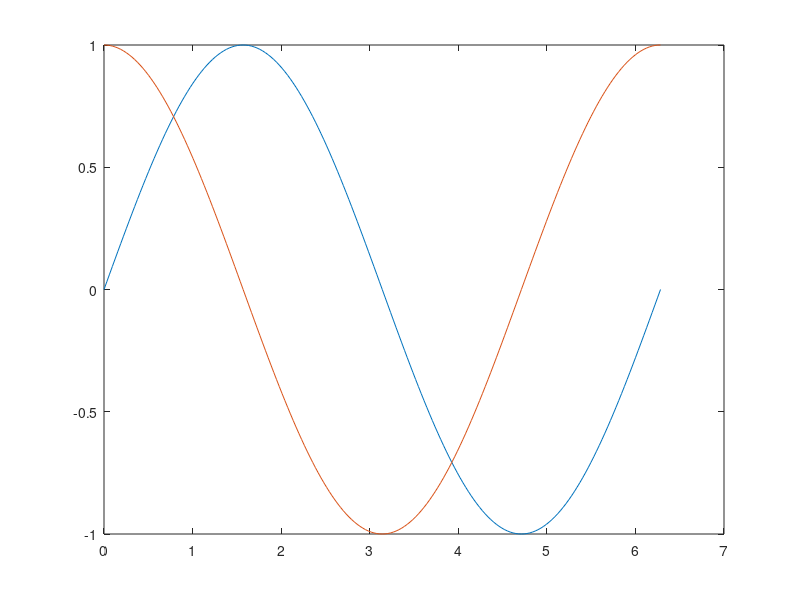

The MATLAB script that drew this image:
% clear;
% close all;
% clc;
% a=[1,2,3,4,5,6];
% b=[6,5,4,3,2,1];
% c=5:10;
% count=0;
% for i=1:6
%     count=count+a(i);
% end
% disp(count);
% %plot(a,b);
% plot(a,b,a,c);

clear;
close all;
clc;
x=0:pi/100:2*pi
y1=sin(x)
y2=cos(x)
plot(x,y1,x,y2)